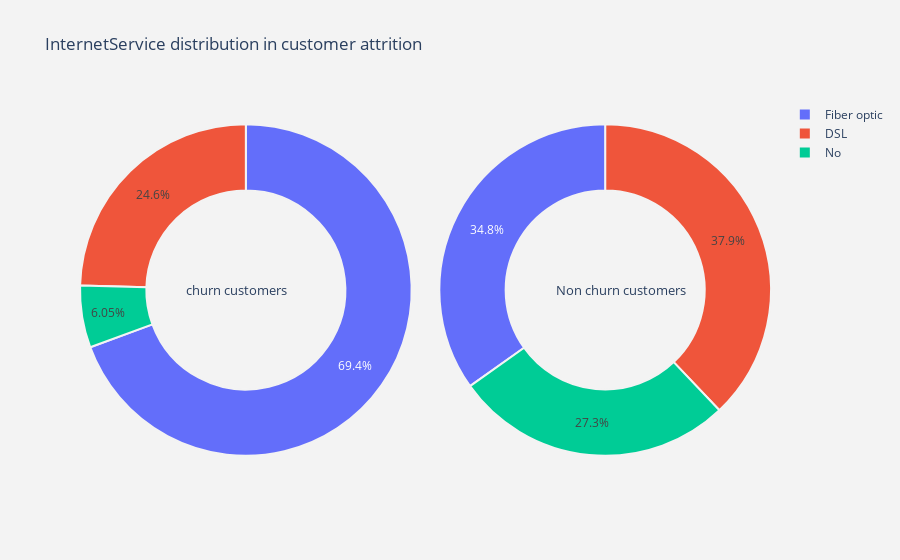

Notebook code cell kept with this figure:
### Markdown cell above
###  Few customers doesn't have phone service. Customers with multiple lines have a slightly higher churn rate

### Code cell
plot_pie('InternetService')

### Figure 1 — Plotly figure (JSON) as saved in the notebook; plotly's stock layout.template omitted (floating-point values rounded to 4 significant figures)
{"data": [{"domain": {"x": [0, 0.48]}, "hole": 0.6, "hoverinfo": "label+percent+name", "labels": ["Fiber optic", "DSL", "No"], "marker": {"line": {"color": "rgb(243,243,243)", "width": 2}}, "name": "Churn Customers", "type": "pie", "values": [1297, 459, 113]}, {"domain": {"x": [0.52, 1]}, "hole": 0.6, "hoverinfo": "label+percent+name", "labels": ["DSL", "Fiber optic", "No"], "marker": {"line": {"color": "rgb(243,243,243)", "width": 2}}, "name": "Non churn customers", "type": "pie", "values": [1957, 1799, 1407]}], "layout": {"annotations": [{"font": {"size": 13}, "showarrow": false, "text": "churn customers", "x": 0.15, "y": 0.5}, {"font": {"size": 13}, "showarrow": false, "text": "Non churn customers", "x": 0.88, "y": 0.5}], "paper_bgcolor": "rgb(243,243,243)", "plot_bgcolor": "rgb(243,243,243)", "title": {"text": "InternetService distribution in customer attrition "}}}
